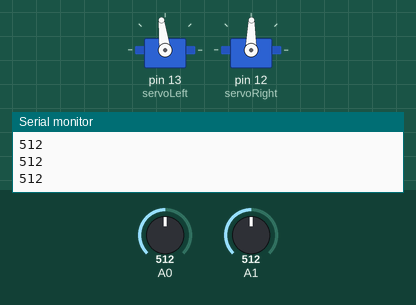
Recording of a sketch running on a simulated Arduino Uno, built with avr-gcc and run on an emulated ATmega328P. On the bench: 2 × servo, the last lines printed to the serial monitor. Inputs (shaded band) come from the test bench; at power-on: A0 = 512, A1 = 512.

Above: at 6.2 s.
6.3 s: A0 set to 255
7.8 s: A0 set to 224
At 8.8 s:
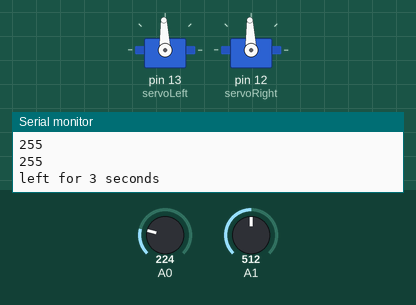
9.3 s: A1 set to 228
At 11.2 s:
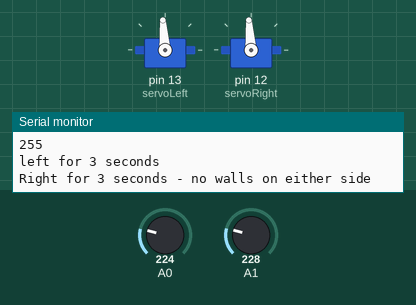
Timing chart, 0 to 18.3 s (numbered marks = the images above; inputs shaded):
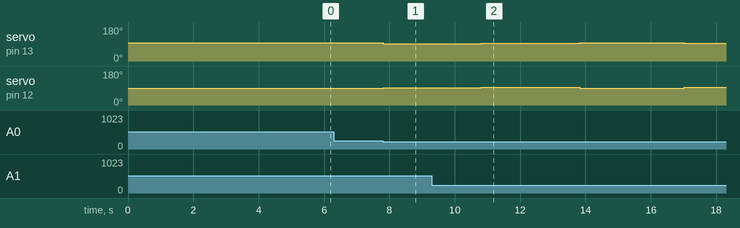

Measured:
- after the input at 7.8 s, servo on pin 13 (servoLeft): 97° → 92° at once; servo on pin 12 (servoRight): 89° → 92° at once
- after the input at 9.3 s, servo on pin 13 (servoLeft): 92° → 94° after 1.5 s, → 97° 3.0 s later, → 94° 3.2 s later; servo on pin 12 (servoRight): 92° → 94° after 1.5 s, → 89° 3.0 s later, → 94° 3.2 s later

The sketch:

part_2.ino
```cpp
#include <Servo.h>                      // Include servo library

Servo servoLeft;                        // Declare left servo
Servo servoRight;


void setup()                            // Built in initialization block
{
    servoLeft.attach(13);               // Attach left signal to pin 13
  	servoRight.attach(12);

  Serial.begin(9600);
  servoRight.writeMicroseconds(1460);  // 1.3ms = full speed clockwise
  servoLeft.writeMicroseconds(1540);
  delay(5000); //initial foraward to set sensors


}

void loop()                             // Main loop auto-repeats
{
  if ((analogRead(A0) > 238) && (analogRead(A1) > 238)) {
      servoRight.writeMicroseconds(1460);  // 1.3ms = full speed clockwise
  servoLeft.writeMicroseconds(1540);
  }
  delay(200);


  if ((analogRead(A1) > 238) && (analogRead(A0) < 238)) {

      servoLeft.writeMicroseconds(1490);  // 1.3ms = full speed clockwise
  servoRight.writeMicroseconds(1490);
  Serial.println("left for 3 seconds");
  delay(3000);
  }

  if ((analogRead(A0) > 238) && (analogRead(A1) < 238)) {
      servoLeft.writeMicroseconds(1510);  // 1.3ms = full speed clockwise
  servoRight.writeMicroseconds(1510);
  Serial.println("Right for 3 seconds");
  delay(3000);
  }

  if ((analogRead(A0) < 238) && (analogRead(A1) < 238)) {
     servoLeft.writeMicroseconds(1510);  // 1.3ms = full speed clockwise
  servoRight.writeMicroseconds(1510);
  Serial.println("Right for 3 seconds - no walls on either side");
  delay(3000);
       servoRight.writeMicroseconds(1460);  // 1.3ms = full speed clockwise
  servoLeft.writeMicroseconds(1540);
    Serial.println("Forward so it doesn't stay in an endless loop of circling clockwise");
    delay(3000);

  }


  Serial.println(analogRead(A0));


  //forward, backward, left, right
}
```
